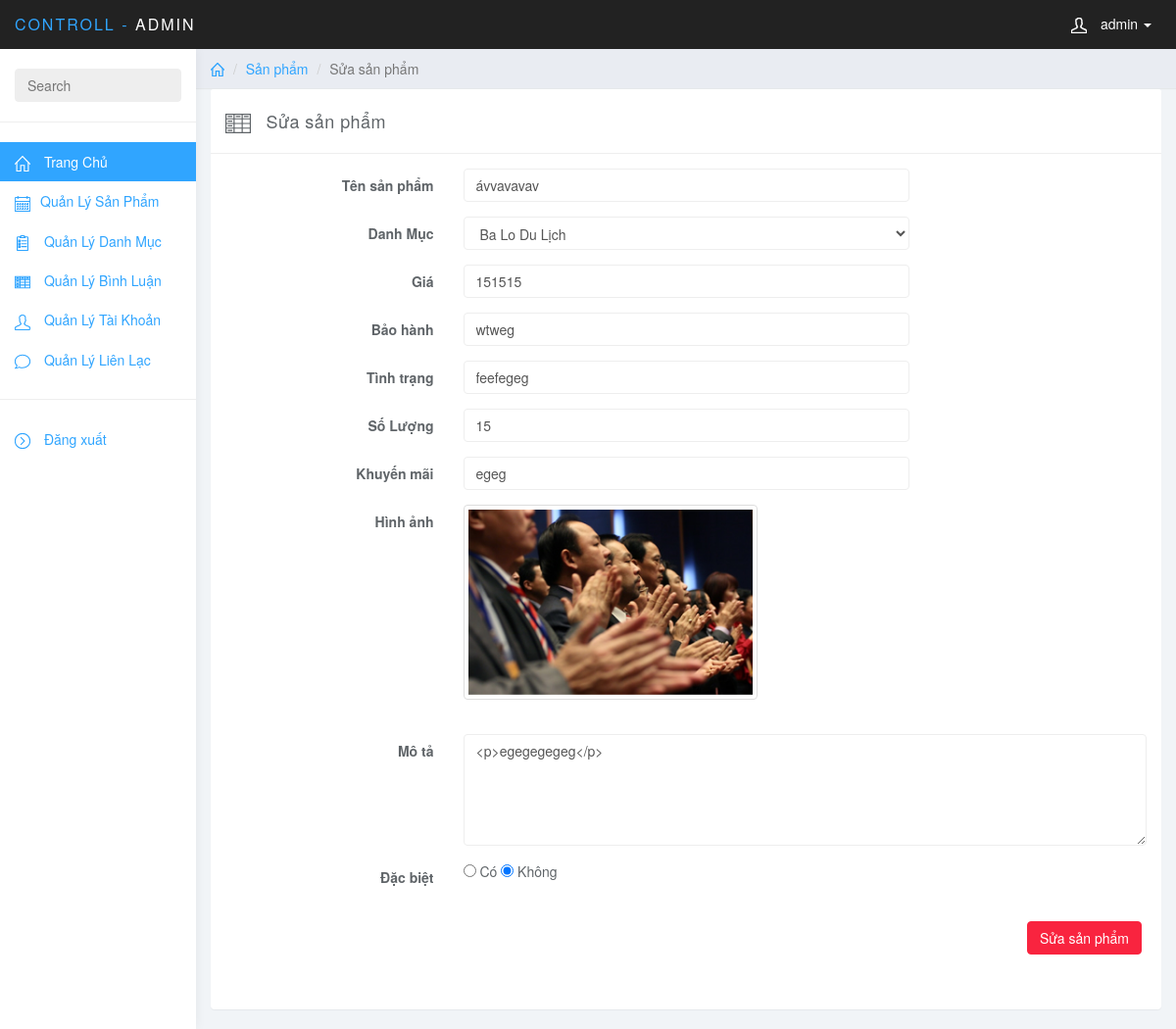
The page /admincp/index.php?content=editproduct&id=19 (signed in) on the database its author committed.
### tables this page shows
CREATE TABLE `sanpham` (
  `id_san_pham` int(10) NOT NULL,
  `ten_san_pham` varchar(50) NOT NULL,
  `id_danh_muc` int(11) NOT NULL,
  `gia` varchar(20) NOT NULL,
  `mo_ta` text NOT NULL,
  `so_luong` int(10) NOT NULL,
  `bao_hanh` varchar(50) NOT NULL,
  `khuyen_mai` varchar(50) NOT NULL,
  `ngay_nhap` date NOT NULL,
  `tinh_trang` varchar(50) NOT NULL,
  `dac_biet` varchar(50) NOT NULL,
  `anh_san_pham` text NOT NULL
);

### admincp/include/edit.php (the view, shortened to what this page needs)
<?php
if(isset($_GET['id']))
{
	$id=$_GET['id'];
	$sql="select * from sanpham where id_san_pham=$id";
	$query=mysql_query($sql);
}
?>
<div class="row">
	<ol class="breadcrumb">
		<li><a href="{{asset('admincp/index')}}"><svg class="glyph stroked home"><use xlink:href="#stroked-home"></use></svg></a></li>
		<li><a href="{{asset('admincp/products')}}">Sản phẩm</a></li>
		<li class="active">Sửa sản phẩm</li>
	</ol>
</div>
<div class="row">
	<div class="col-lg-12">
	</div>
</div>
<div class="row">
	<div class="col-md-12">
		<div class="panel panel-default">
			<div class="panel-heading"><svg class="glyph stroked table"><use xlink:href="#stroked-table"/></svg>
				<use xlink:href="#stroked-email"></use></svg>Sửa sản phẩm</div>
				<div class="panel-body">
						<form class="form-horizontal" action="" method="post" enctype="multipart/form-data">
							<fieldset>
								<?php
								while ($row=mysql_fetch_array($query)) {
									?>
									<div class="form-group">
										<label class="col-md-3 control-label" for="name">Tên sản phẩm</label>
										<div class="col-md-6">
											<input id="name" name="tensanpham" type="text" placeholder="Nhập tên sản phẩm" class="form-control" value="<?php echo $row['ten_san_pham']; ?>">
										</div>
									</div>
									<div class="form-group">
										<label class="col-md-3 control-label" for="name">Danh Mục</label>
										<div class="col-md-6">
											<select name="danhmuc" class="form-control">
												<?php
												$sqlp="select * from danhmuc";
												$queryp=mysql_query($sqlp);
												while($rowp=mysql_fetch_array($queryp))
												{
													?>
													<option value="<?php echo $rowp['id_danh_muc'] ?>"><?php echo $rowp['ten_danh_muc'] ?></option>
													<?php
												}
												?>
											</select>
										</div>
									</div>
									<div class="form-group">
										<label class="col-md-3 control-label" for="name">Giá</label>
										<div class="col-md-6">
											<input id="name" name="gia" type="text" placeholder="Nhập giá" class="form-control" value="<?php echo $row['gia']; ?>">
										</div>
									</div>
									<div class="form-group">
										<label class="col-md-3 control-label" for="email">Bảo hành</label>
										<div class="col-md-6">
											<input id="email" name="baohanh" type="text" placeholder="Nhập bảo hành" class="form-control" value="<?php echo $row['bao_hanh']; ?>">
										</div>
									</div>
									<div class="form-group">
										<label class="col-md-3 control-label" for="name">Tình trạng</label>
										<div class="col-md-6">
											<input id="name" name="tinhtrang" type="text" placeholder="Nhập tình trạng" class="form-control" value="<?php echo $row['tinh_trang']; ?>">
										</div>
									</div>
									<div class="form-group">
										<label class="col-md-3 control-label" for="name">Số Lượng</label>
										<div class="col-md-6">
											<input id="number" name="soluong" type="number" placeholder="Nhập số lượng" class="form-control" value="<?php echo $row['so_luong']; ?>">
										</div>
									</div>
									<div class="form-group">
										<label class="col-md-3 control-label" for="name">Khuyến mãi</label>
										<div class="col-md-6">
											<input id="name" name="khuyenmai" type="text" placeholder="Nhập khuyến mãi" class="form-control " value="<?php echo $row['khuyen_mai']; ?>">
										</div>
									</div>
									<div class="form-group">
										<label class="col-md-3 control-label" for="name">Hình ảnh</label>
										<div class="col-md-6">
											<img id="avatar" class="thumbnail" width="300px" src="../img/products/<?php echo $row['anh_san_pham'] ?>">
										</div>
									</div>
									<div class="form-group">
										<label class="col-md-3 control-label" for="message">Mô tả</label>
										<div class="col-md-9">
											<textarea class="form-control ckeditor" name="mota" placeholder="Nhập mô tả sản phẩm ...."  rows="5"><?php echo $row['mo_ta']; ?></textarea>
										</div>
									</div>
									<div class="form-group">
										<label class="col-md-3 control-label" for="name">Đặc biệt</label>
										<div class="col-md-6">
											<input id="name" name="radiodb" type="radio"
											<?php if($row['dac_biet']=="1"){ ?>checked <?php } ?>
											value="1"> Có
											<input id="name" name="radiodb" type="radio" <?php if($row['dac_biet']=="0"){ ?>checked <?php } ?> value="0"> Không
										</div>
									</div>
									<?php
								}
								?>
								<div class="form-group">
									<div class="col-md-12 widget-right">
										<button type="submit" name="ok" class="btn btn-danger btn-md pull-right">Sửa sản phẩm</button>
									</div>
								</div>
							</fieldset>
						</form>
					</div>
				</div>
			</div>
</div>

### admincp/css/styles.css (style rules this page uses)
body { background: #f1f4f7; padding-top: 50px; color: #5f6468; }
a, a:hover, a:focus { color: #30a5ff; }
.form-control { border: 1px solid #eee; box-shadow: none; }
.btn-danger, .btn-danger:hover, .btn-danger:focus, .btn-danger:active, .btn-danger.active, .open > .dropdown-toggle.btn-danger, .btn-danger.disabled, .btn-danger[disabled], fieldset[disabled] .btn-danger, .btn-danger.disabled:hover, .btn-danger[disabled]:hover, fieldset[disabled] .btn-danger:hover, .btn-danger.disabled:focus, .btn-danger[disabled]:focus, fieldset[disabled] .btn-danger:focus, .btn-danger.disabled:active, .btn-danger[disabled]:active, fieldset[disabled] .btn-danger:active, .btn-danger.disabled.active, .btn-danger[disabled].active, fieldset[disabled] .btn-danger.active { background-color: #f9243f; border-color: #f9243f; }
.panel { border: 0; }
.panel-heading { font-size: 18px; font-weight: 300; letter-spacing: 0.025em; height: 66px; line-height: 45px; }
.panel-default .panel-heading { background: #fff; border-bottom: 1px solid #eee; color: #5f6468; }
.widget-right { text-align: left; line-height: 1.6em; margin: 0px; padding: 20px; height: 80px; color: #999; font-weight: 300; background: #fff; border-top-right-radius: 4px; border-bottom-right-radius: 4px; }
.breadcrumb { border-radius: 0; padding: 10px 15px; background: #e9ecf2; box-shadow: 0 1px 1px rgba(0, 0, 0, .05); margin: 0 ; }
.table { background: #fff; }
.breadcrumb .glyph { height: 14px; width: 14px; margin: -2px 0 0 0; stroke-width: 4px; }
.alert .glyph, .panel-heading .glyph { width: 26px; height: 26px; margin: 0 10px 0 0; stroke-width: 2px; }
.glyph.table { background: none; border: none; }

### rows shown on the page
sanpham: tensanpham "ávvavavav", gia "151515", baohanh "wtweg", tinhtrang "feefegeg", soluong "15", khuyenmai "egeg", anh_san_pham (picture), mota "<p>egegegegeg</p>", dac_biet "☑"

### other values the page prints
$_SESSION['taikhoan'] "admin"
form field danhmuc "Ba Lo Du Lịch"
